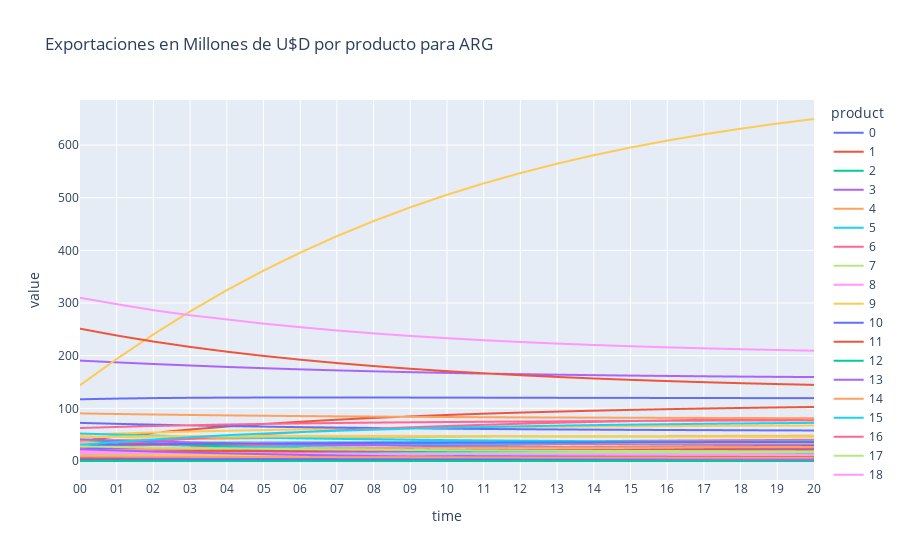

Source (notebook cell):
### Markdown cell above
Argentina:

### Code cell
df = supply_country(11)
fig = px.line(df, x="time", y="value", color="product", title="Exportaciones en Millones de U$D por producto para ARG")
fig.show()

df = gdp(11)
fig = px.line(df, x="time", y="value", title="PBI en Millones de U$D para ARG")
fig.show()
